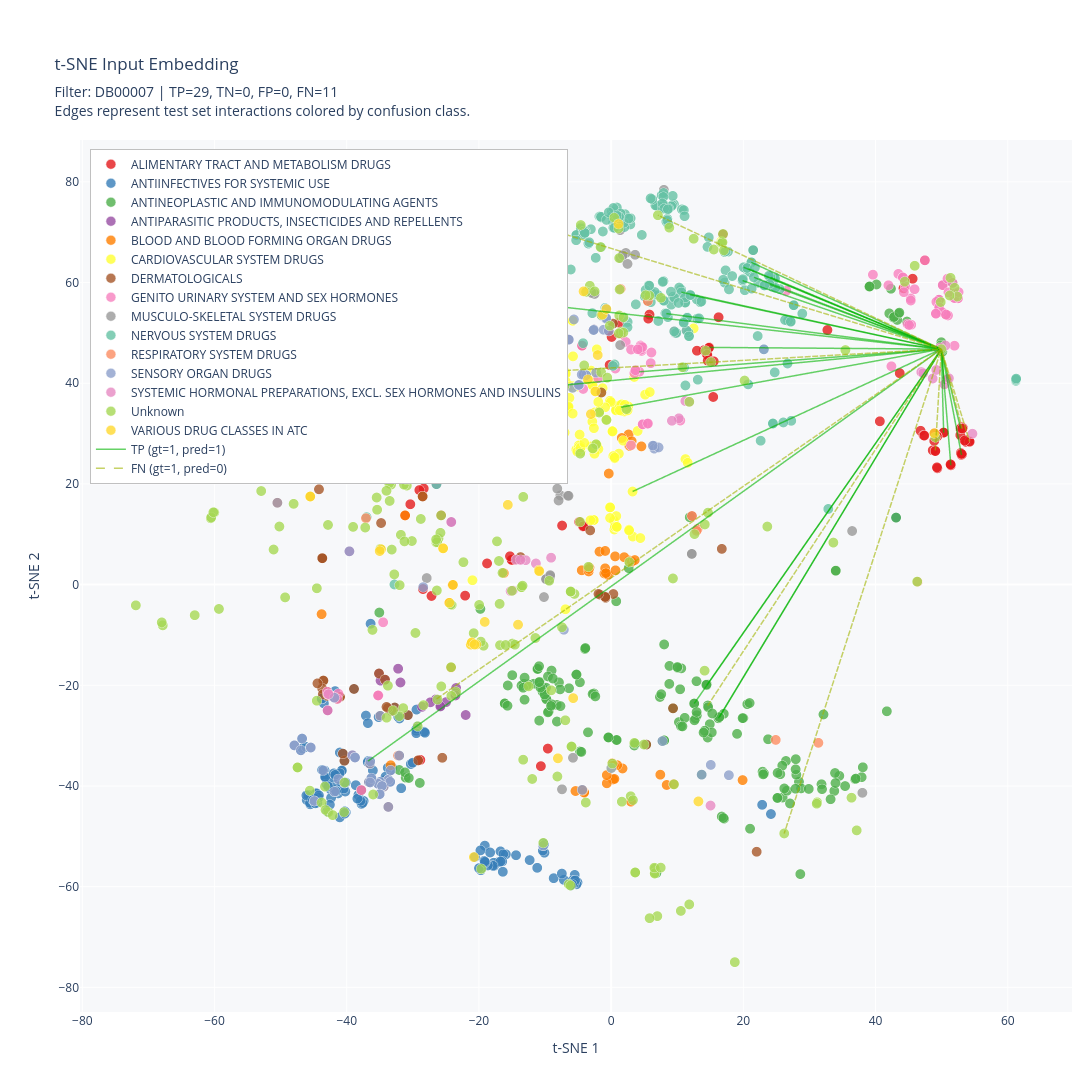

Write notebook code for a chart like this one.
### Markdown cell above
### Visualizations

### Code cell
# ===== INTERACTIVE VISUALIZATION =====
render_interactive_visualization(embedding, test_data, test_scores, threshold, reversed_node_id_map)
